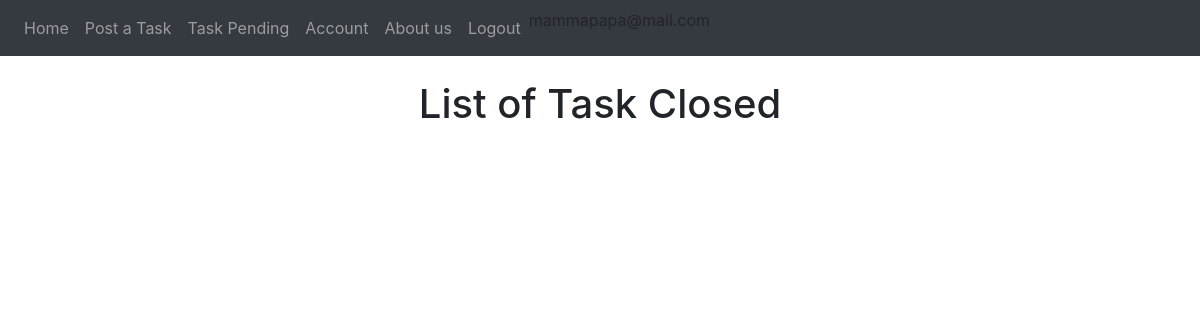
The app's page /taskpending (signed in), older data.
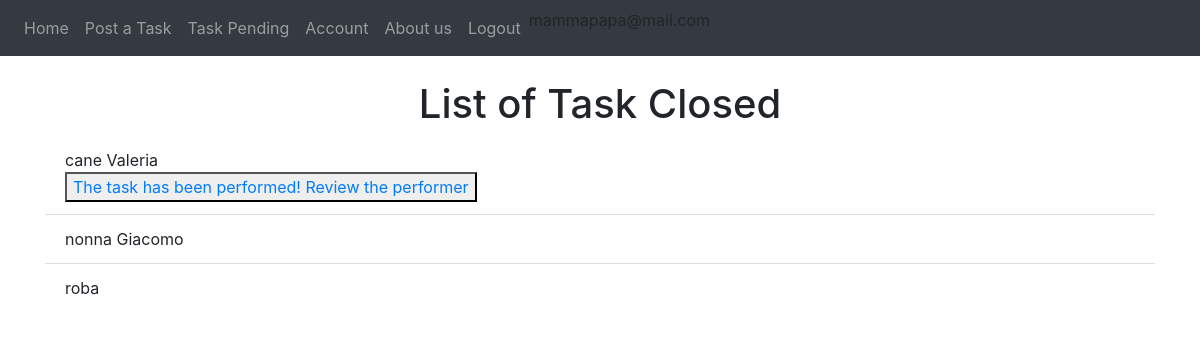
The same page, newer data.
### website/models.py (models this page shows)
class Offer(db.Model, UserMixin):
    id = db.Column(db.Integer, primary_key=True)
    title = db.Column(db.String(150))
    description = db.Column(db.String(150))
    date = db.Column(db.DateTime(timezone=True), default=func.now())
    isAss = db.Column(db.Boolean, default=False)
    date_task = db.Column(db.DateTime(timezone=True))
    id_adult = db.Column(db.Integer, db.ForeignKey('adult.id'))
    scelta = db.Column(db.Integer, db.ForeignKey('student.id'))
    isPerf = db.Column(db.Boolean, default=False)
    rece = db.relationship('Review', backref='recensione')
    isClosed = db.Column(db.Boolean, default=False)

class User(db.Model, UserMixin):
    id = db.Column(db.Integer, primary_key=True)
    email = db.Column(db.String(150), unique=True)
    password = db.Column(db.String(150))
    first_name = db.Column(db.String(150))
    surname = db.Column(db.String(150))
    type = db.Column(db.String(20))
    recensionipostate = db.relationship('Review', foreign_keys='Review.id_reviewer',
                                        backref='author')
    recensioniricevute = db.relationship('Review', foreign_keys='Review.id_reviewed',
                                         backref='ricevitore')
    __mapper_args__ = {
        'polymorphic_on': type,
        'polymorphic_identity': 'user',
    }

### website/views.py (the view)
@views.route('/taskpending')
def taskpending():
    pending = []
    for task in current_user.tasks:
        if task.isAss:
            pending.append(task)
        if task.isAss == False and task.isPerf == True:
            pending.append(task)
    return render_template("Adult/taskspending.html", user=current_user, pending=pending)

### website/__init__.py (called while the page is built)
def create_app():
    app = Flask(__name__)
    app.config['SECRET_KEY'] = 'atrebunfigoassurdo'
    app.config['SQLALCHEMY_DATABASE_URI'] = 'sqlite:///'+ DB_NAME
    db.init_app(app)
    from .views import views  # We imported the name of the blueprint
    from .auth import auth
    app.register_blueprint(views, url_prefix="/")  # Stiamo dicendo come sono definite le pagine e dove sono
    app.register_blueprint(auth, url_prefix="/")
    from .models import User, Offer, Adult, Student
    create_database(app)
    login_manager = LoginManager()
    login_manager.login_view = 'auth.login'  # dove vogliamo mandare l'user se non loggato
    login_manager.init_app(app)
    @login_manager.user_loader
    def load_user(id):
        return User.query.get(int(id))
    return app

### website/templates/Adult/taskspending.html
{% extends "base.html" %} {% block title %}Task to be performed{% endblock %} {% block content%}
    <br />
    <h1 align="center">List of Task Closed</h1>
<ul class="list-group list-group-flush" id="offers">
  {% for offer in pending %}
            <li class="list-group-item">
     {{ offer.title }} {{ offer.performer.first_name }}
          <br/>
                {% if offer.isAss==True and offer.isPerf==False %}
            <button> <a href={{ url_for('views.sceltarecensione', task_id=offer.id) }} > The task has been performed! Review the performer</a></button>
            </li>
        {% endif %}
  {% endfor %}
</ul>
{% endblock %}

Row changes from the older to the newer data that the page shows:
now on this page (row edited): Offer: title "cane", performer.first_name "Valeria"
now on this page (row edited): Offer: title "nonna", performer.first_name "Giacomo"
now on this page (row edited): Offer: title "roba"
